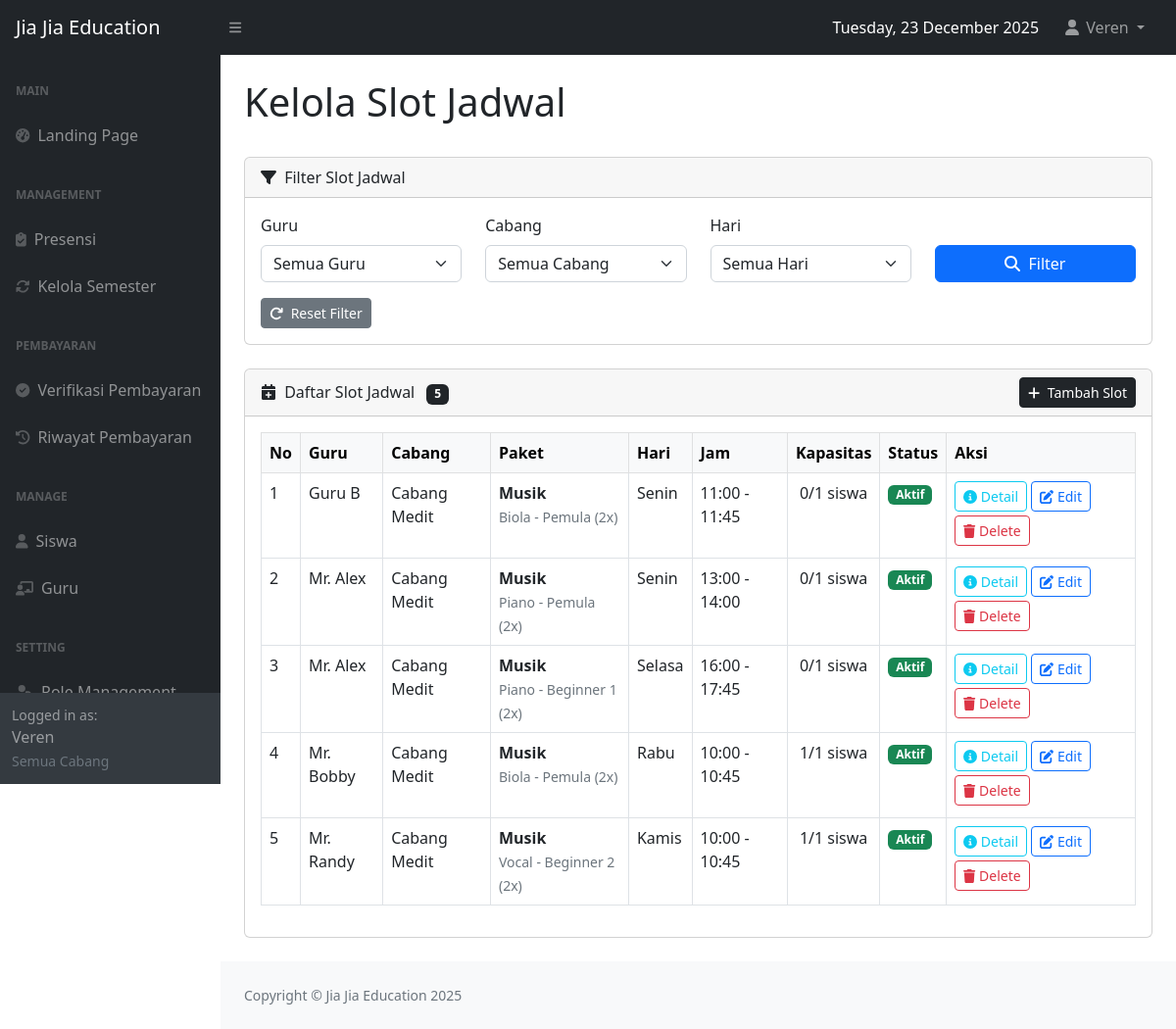
Page /kelola_slot.php (signed in) on the committed database.
### tables this page shows
CREATE TABLE `jadwal_slot` (
  `slot_id` int(11) NOT NULL,
  `cabangguruID` int(11) NOT NULL,
  `jenistingkat_id` int(11) DEFAULT NULL,
  `hari` enum('Senin','Selasa','Rabu','Kamis','Jumat','Sabtu','Minggu') NOT NULL,
  `jam_mulai` time NOT NULL,
  `jam_selesai` time NOT NULL,
  `tipe_kelas` enum('private','group') NOT NULL,
  `kapasitas_maksimal` int(11) DEFAULT 1,
  `status` enum('aktif','nonaktif') DEFAULT 'aktif'
);

CREATE TABLE `guru` (
  `guru_id` int(11) NOT NULL,
  `nama_guru` varchar(100) NOT NULL,
  `status` enum('aktif','nonaktif','cuti') NOT NULL
);

CREATE TABLE `cabang` (
  `cabang_id` int(11) NOT NULL,
  `nama_cabang` varchar(100) NOT NULL
);

CREATE TABLE `jenisles` (
  `jenisles_id` int(11) NOT NULL,
  `name` varchar(100) NOT NULL
);

CREATE TABLE `tipeles` (
  `tipeles_id` int(11) NOT NULL,
  `jenisles_id` int(11) NOT NULL,
  `name` varchar(100) NOT NULL,
  `jumlahpertemuan` int(11) NOT NULL
);

CREATE TABLE `jenistingkat` (
  `jenistingkat_id` int(11) NOT NULL,
  `tipeles_id` int(11) NOT NULL,
  `nama_jenistingkat` varchar(100) NOT NULL
);

### kelola_slot.php (the view, shortened to what the rows shown need)
<?php
require 'config.php';
$slot_list = [];
try {
    $query = "
        SELECT
            js.*,
            g.nama_guru,
            c.nama_cabang,
            cg.guru_id,
            cg.cabang_id,
            jl.name as jenisles_name,
            tl.name as tipeles_name,
            jt.nama_jenistingkat,
            tl.jumlahpertemuan
        FROM jadwal_slot js
        INNER JOIN cabangGuru cg ON js.cabangguruID = cg.id
        INNER JOIN guru g ON cg.guru_id = g.guru_id
        INNER JOIN cabang c ON cg.cabang_id = c.cabang_id
        LEFT JOIN jenistingkat jt ON js.jenistingkat_id = jt.jenistingkat_id
        LEFT JOIN tipeles tl ON jt.tipeles_id = tl.tipeles_id
        LEFT JOIN jenisles jl ON tl.jenisles_id = jl.jenisles_id
        WHERE 1=1
    ";
    $query .= " ORDER BY FIELD(js.hari, 'Senin','Selasa','Rabu','Kamis','Jumat','Sabtu','Minggu'), js.jam_mulai";
    $stmt = $conn->prepare($query);
    $stmt->execute();
    $result = $stmt->get_result();
    while ($row = $result->fetch_assoc()) {
        $slot_list[] = $row;
    }
} catch (Exception $e) {
    error_log("Error: " . $e->getMessage());
}
?>
<!DOCTYPE html>
<html lang="en">
<head>
    <link href="css/styles.css" rel="stylesheet" />
</head>
<body class="sb-nav-fixed">
    <div id="layoutSidenav">
        <div id="layoutSidenav_content">
            <main>
                <div class="container-fluid px-4">
                    <h1 class="mt-4">Kelola Slot Jadwal</h1>
                    <br>
                    <div class="card mb-4">
                        <div class="card-body">
                            <?php if (empty($slot_list)): ?>
                            <div class="alert alert-info text-center">
                                <i class="fas fa-info-circle me-2"></i>
                                Belum ada slot jadwal. Silakan tambah slot baru.
                            </div>
                            <?php else: ?>
                            <div class="table-responsive">
                                <table class="table table-bordered">
                                    <thead class="table-light">
                                        <tr>
                                            <th width="40">No</th>
                                            <th>Guru</th>
                                            <th>Cabang</th>
                                            <th>Paket</th>
                                            <th>Hari</th>
                                            <th>Jam</th>
                                            <th>Kapasitas</th>
                                            <th>Status</th>
                                            <th>Aksi</th>
                                        </tr>
                                    </thead>
                                    <tbody>
                                        <?php foreach ($slot_list as $index => $item): ?>
                                        <?php
                                        $stmt_count = $conn->prepare("
                                            SELECT COUNT(DISTINCT siswa_id) as total
                                            FROM siswa_datales
                                            WHERE slot_id = ? AND status = 'aktif' AND is_history = 0
                                        ");
                                        $stmt_count->bind_param("i", $item['slot_id']);
                                        $stmt_count->execute();
                                        $count_data = $stmt_count->get_result()->fetch_assoc();
                                        $siswa_count = $count_data['total'];
                                        $kapasitas = $item['kapasitas_maksimal'];
                                        ?>
                                        <tr>
                                            <td><?php echo $index + 1; ?></td>
                                            <td><?php echo htmlspecialchars($item['nama_guru']); ?></td>
                                            <td><?php echo htmlspecialchars($item['nama_cabang']); ?></td>
                                            <td>
                                                <?php if (!empty($item['jenisles_name'])): ?>
                                                    <strong><?php echo htmlspecialchars($item['jenisles_name']); ?></strong><br>
                                                    <small class="text-muted">
                                                        <?php echo htmlspecialchars($item['tipeles_name'] ?? '-'); ?> -
                                                        <?php echo htmlspecialchars($item['nama_jenistingkat'] ?? '-'); ?>
                                                        <?php if (!empty($item['jumlahpertemuan'])): ?>
                                                            (<?php echo $item['jumlahpertemuan']; ?>x)
                                                        <?php endif; ?>
                                                    </small>
                                                <?php else: ?>
                                                    <em class="text-muted">Belum diset</em>
                                                <?php endif; ?>
                                            </td>
                                            <td><?php echo $item['hari']; ?></td>
                                            <td>
                                                <?php echo substr($item['jam_mulai'], 0, 5); ?> -
                                                <?php echo substr($item['jam_selesai'], 0, 5); ?>
                                            </td>
                                            <td class="text-center">
                                                <span>
                                                    <?php echo $siswa_count; ?>/<?php echo $kapasitas; ?> siswa
                                                </span>
                                            </td>
                                            <td>
                                                <span class="badge badge-<?php echo $item['status']; ?>">
                                                    <?php echo ucfirst($item['status']); ?>
                                                </span>
                                            </td>
                                            <td>
                                                <button class="btn btn-sm btn-outline-info mb-1"
                                                        data-bs-toggle="modal"
                                                        data-bs-target="#detailModal<?php echo $item['slot_id']; ?>">
                                                    <i class="fas fa-info-circle"></i> Detail
                                                </button>
                                                <button class="btn btn-sm btn-outline-primary mb-1"
                                                        onclick="editSlot(<?php echo htmlspecialchars(json_encode($item)); ?>)">
                                                    <i class="fas fa-edit"></i> Edit
                                                </button>
                                                <button class="btn btn-sm btn-outline-danger mb-1"
                                                        onclick="deleteSlot(<?php echo $item['slot_id']; ?>)">
                                                    <i class="fas fa-trash"></i> Delete
                                                </button>
                                            </td>
                                        </tr>
                                        <?php endforeach; ?>
                                    </tbody>
                                </table>
                            </div>
                            <?php endif; ?>
                        </div>
                    </div>
                </div>
            </main>
        </div>
    </div>
</body>
</html>

### rows in the picture
jadwal_slot: jenistingkat.nama_jenistingkat "Pemula", hari "Senin", jam_mulai "11:00", jam_selesai "11:45", siswa_count "0", kapasitas_maksimal "1", status "Aktif"
guru: nama_guru "Guru B"
cabang: nama_cabang "Cabang Medit"
jenisles: name "Musik"
tipeles: name "Biola", jumlahpertemuan "2"
jadwal_slot: jenistingkat.nama_jenistingkat "Pemula", hari "Senin", jam_mulai "13:00", jam_selesai "14:00", siswa_count "0", kapasitas_maksimal "1", status "Aktif"
guru: nama_guru "Mr. Alex"
tipeles: name "Piano", jumlahpertemuan "2"
jadwal_slot: jenistingkat.nama_jenistingkat "Beginner 1", hari "Selasa", jam_mulai "16:00", jam_selesai "17:45", siswa_count "0", kapasitas_maksimal "1", status "Aktif"
jadwal_slot: jenistingkat.nama_jenistingkat "Pemula", hari "Rabu", jam_mulai "10:00", jam_selesai "10:45", siswa_count "1", kapasitas_maksimal "1", status "Aktif"
guru: nama_guru "Mr. Bobby"
jadwal_slot: jenistingkat.nama_jenistingkat "Beginner 2", hari "Kamis", jam_mulai "10:00", jam_selesai "10:45", siswa_count "1", kapasitas_maksimal "1", status "Aktif"
guru: nama_guru "Mr. Randy"
tipeles: name "Vocal", jumlahpertemuan "2"

### other values in the picture
strftime("%A, %d %B %Y") "Tuesday, 23 December 2025"
$current_user_name "Veren"
$current_user_cabang_name "Semua Cabang"
count($slot_list) "5"
